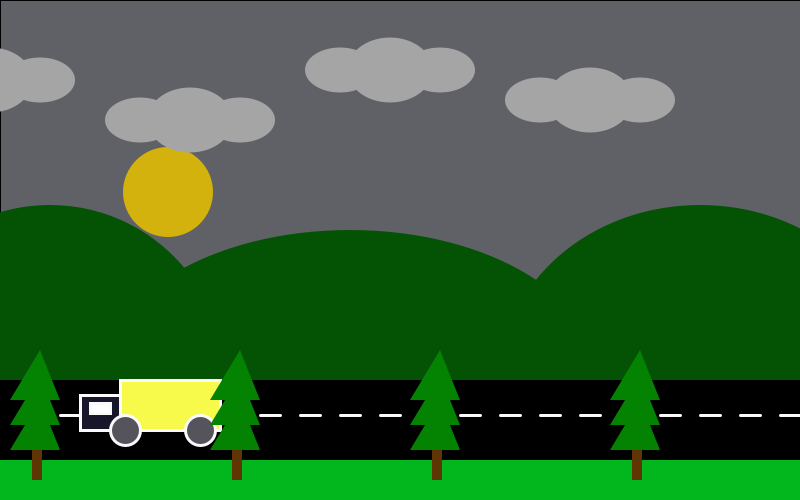
Frame 1 (no input)
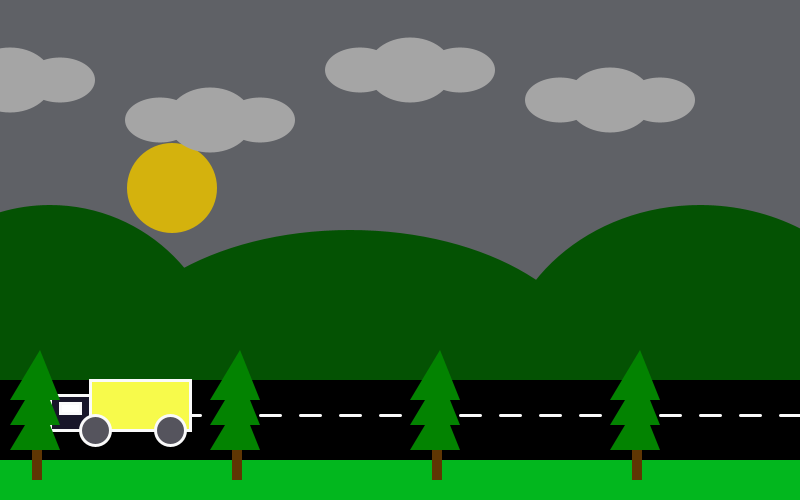
Frame 60 (the mouse pressed at the canvas centre just before this capture)
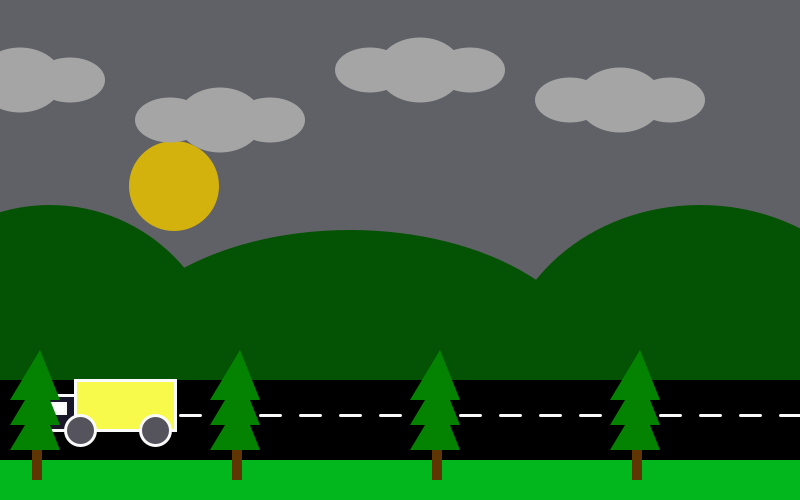
Frame 120 (the mouse held since frame 60 and released just before this capture)

The Processing sketch that drew these frames (run headless with seeded random() and noise(); from frame 60 on, the mouse is pressed at the canvas centre):

// Processing sketch: animasi_4mobil
// ── animasi_4mobil.pde
 void setup()
{
size(800,500);  //ukuran jendela
background(#878c9c); // warna latar belakang 
}
void draw ()

{
  int d; //variabel lokal d sebagai tipe data integer.
  d=second(); //d itu detik, nilai variabel d dengan detik saat ini.

//bantuan
fill(#5f6166); //warna pengisi pada bentuk yang akan digambar menjadi abu-abu
rect(0,0,800,500); //Menggambar persegi panjang sebagai latar belakang dengan posisi (0, 0) dan ukuran 800x500 piksel.

//matahari
noStroke();//tanpa list
fill(#d4b20d);//warna kuning
ellipse(80+2*d,280-2*d,90,90);//elips (matahari) dengan posisi yang bergerak seiring dengan waktu.

//awan1
noStroke();
fill(#A5A5A5); // warna pengisi pada bentuk yang akan digambar menjadi abu-abu (#A5A5A5).
ellipse(100+10*d,100,70,45); //elips (awan) dengan posisi yang bergerak seiring dengan waktu.
ellipse(150+10*d,100,85,65); //elips (awan) dengan posisi yang bergerak seiring dengan waktu.
ellipse(200+10*d,100,70,45); //elips (awan) dengan posisi yang bergerak seiring dengan waktu.
//awan2
fill(#A5A5A5); //// warna pengisi pada bentuk yang akan digambar menjadi abu-abu (#A5A5A5).
ellipse(-500+10*d,80,70,45); //elips (awan) dengan posisi yang bergerak seiring dengan waktu.
ellipse(-450+10*d,80,85,65); //elips (awan) dengan posisi yang bergerak seiring dengan waktu.
ellipse(-400+10*d,80,70,45); //elips (awan) dengan posisi yang bergerak seiring dengan waktu.
//awan3
fill(#A5A5A5); //// warna pengisi pada bentuk yang akan digambar menjadi abu-abu (#A5A5A5).
ellipse(-300+10*d,120,70,45); //elips (awan) dengan posisi yang bergerak seiring dengan waktu.
ellipse(-250+10*d,120,85,65); //elips (awan) dengan posisi yang bergerak seiring dengan waktu.
ellipse(-200+10*d,120,70,45); //elips (awan) dengan posisi yang bergerak seiring dengan waktu.
//awan4
fill(#A5A5A5); //// warna pengisi pada bentuk yang akan digambar menjadi abu-abu (#A5A5A5).
ellipse(-100+10*d,70,70,45); //elips (awan) dengan posisi yang bergerak seiring dengan waktu.
ellipse(-50+10*d,70,85,65); //elips (awan) dengan posisi yang bergerak seiring dengan waktu.
ellipse(0+10*d,70,70,45); //elips (awan) dengan posisi yang bergerak seiring dengan waktu.


//gunung
strokeWeight(2); //ketebalan garis tepi dari bentuk yang akan digambar menjadi 2 piksel.
fill(#045203); //warna pengisi pada bentuk yang akan digambar menjadi hijau tua (#045203).
arc(350,380,500,300,(180*PI)/180,(360*PI)/180); //Menggambar setengah lingkaran sebagai gunung.
fill(#045203); //warna pengisi pada bentuk yang akan digambar menjadi hijau tua (#045203).
arc(50,380,350,350,(180*PI)/180,(360*PI)/180); //Menggambar setengah lingkaran sebagai gunung.
fill(#045203); //warna pengisi pada bentuk yang akan digambar menjadi hijau tua (#045203).
arc(700,380,400,350,(180*PI)/180,(360*PI)/180); //Menggambar setengah lingkaran sebagai gunung.

//tanahhijau
  noStroke();
  fill(#02B71E); //warna pengisi pada bentuk yang akan digambar menjadi hijau (#02B71E).
rect(0,440,800,80); //persegi panjang sebagai tanah hijau.


//aspal
  noStroke(); //Menghilangkan garis tepi dari bentuk yang akan digambar.
  fill(00); // warna pengisi pada bentuk yang akan digambar menjadi hitam (0).
rect(0,380,800,80); //persegi panjang sebagai aspal.
strokeWeight(3); // Mengatur ketebalan garis tepi dari bentuk yang akan digambar menjadi 3 piksel.
stroke(250); //warna garis tepi dari bentuk yang akan digambar menjadi putih (250).
line(20,415,40,415); //garis horizontal sebagai tanda jalan pada aspal.
line(60,415,80,415); //garis horizontal sebagai tanda jalan pada aspal.
line(100,415,120,415); //garis horizontal sebagai tanda jalan pada aspal.
line(140,415,160,415); //garis horizontal sebagai tanda jalan pada aspal.
line(180,415,200,415); //garis horizontal sebagai tanda jalan pada aspal.
line(220,415,240,415); //garis horizontal sebagai tanda jalan pada aspal.
line(260,415,280,415); //garis horizontal sebagai tanda jalan pada aspal.
line(300,415,320,415); //garis horizontal sebagai tanda jalan pada aspal.
line(340,415,360,415); //garis horizontal sebagai tanda jalan pada aspal.
line(380,415,400,415); //garis horizontal sebagai tanda jalan pada aspal.
line(420,415,440,415); //garis horizontal sebagai tanda jalan pada aspal.
line(460,415,480,415); //garis horizontal sebagai tanda jalan pada aspal.
line(500,415,520,415); //garis horizontal sebagai tanda jalan pada aspal.
line(540,415,560,415); //garis horizontal sebagai tanda jalan pada aspal.
line(580,415,600,415); //garis horizontal sebagai tanda jalan pada aspal.
line(620,415,640,415); //garis horizontal sebagai tanda jalan pada aspal.
line(660,415,680,415); //garis horizontal sebagai tanda jalan pada aspal.
line(700,415,720,415); //garis horizontal sebagai tanda jalan pada aspal.
line(740,415,760,415); //garis horizontal sebagai tanda jalan pada aspal.
line(780,415,800,415); //garis horizontal sebagai tanda jalan pada aspal.

//mobil1
fill(#960323);//warna box truk merah tua (#960323)
rect(20+20*d,340,100,50); //persegi panjang sebagai mobil yang bergerak seiring dengan waktu.
fill(#181629);
rect(120+20*d,355,40,35);
fill(255); // warna pengisi pada bentuk yang akan digambar menjadi putih (255).
rect(130+20*d,363,20,10); //Menggambar persegi panjang sebagai jendela mobil dan diberi fungsi gerak 20px tiap detik
//roda mobil
fill(#55545D);
ellipse(45+20*d,390,30,30);//Menggambar lingkaran sebagai roda depan mobil dan diberi fungsi gerak 20px tiap detik
ellipse(120+20*d,390,30,30);//Menggambar lingkaran sebagai roda belakang mobil dan diberi fungsi gerak 20px tiap detik

//mobil3
fill(#120B83); //warna box truk biru
rect(420+20*d,340,100,50);//persegi panjang sebagai mobil yang bergerak seiring dengan waktu.
fill(#181629);
rect(520+20*d,355,40,35);
fill(255);
rect(530+20*d,363,20,10);
//roda mobil
fill(#55545D);
ellipse(445+20*d,390,30,30);//Menggambar lingkaran sebagai roda depan mobil dan diberi fungsi gerak 20px tiap detik
ellipse(520+20*d,390,30,30);//Menggambar lingkaran sebagai roda belakang mobil dan diberi fungsi gerak 20px tiap detik

//mobil2
fill(#f7fa4b); //warna box truk kuning
rect(780-15*d,380,100,50);//persegi panjang sebagai mobil yang bergerak seiring dengan waktu.
fill(#181629);
rect(740-15*d,395,40,35);
fill(255);
rect(750-15*d,403,20,10);
//roda mobil
fill(#55545D);
ellipse(785-15*d,430,30,30);//Menggambar lingkaran sebagai roda depan mobil dan diberi fungsi gerak 20px tiap detik
ellipse(860-15*d,430,30,30);//Menggambar lingkaran sebagai roda belakang mobil dan diberi fungsi gerak 20px tiap detik

//mobil4
fill(#a557e6);//warna box truk ungu
rect(440-15*d,380,100,50);
fill(#181629);
rect(400-15*d,395,40,35);
fill(255);
rect(410-15*d,403,20,10);
//roda mobil
fill(#55545D);
ellipse(445-15*d,430,30,30);//Menggambar lingkaran sebagai roda depan mobil dan diberi fungsi gerak 20px tiap detik
ellipse(520-15*d,430,30,30);//Menggambar lingkaran sebagai roda belakang mobil dan diberi fungsi gerak 20px tiap detik

  //pohon1
  noStroke();
  fill(#5F3603); //warna batang pohon
  rect(32,400,10,80); //ukuran batang pohon
  fill(#038301); //warna daun pohon
  triangle(40,350,60,400,10,400); //bentuk daun pohon cemara
  triangle(40,375,60,425,10,425); //bentuk daun pohon cemara
  triangle(40,400,60,450,10,450); //bentuk daun pohon cemara
  //pohon2
  fill(#5F3603);
  rect(232,400,10,80);
  fill(#038301);
  triangle(240,350,260,400,210,400);
  triangle(240,375,260,425,210,425);
  triangle(240,400,260,450,210,450);
  //pohon3
  fill(#5F3603);
  rect(432,400,10,80);
  fill(#038301);
  triangle(440,350,460,400,410,400);
  triangle(440,375,460,425,410,425);
  triangle(440,400,460,450,410,450);
  //pohon4
  fill(#5F3603);
  rect(632,400,10,80);
  fill(#038301);
  triangle(640,350,660,400,610,400);
  triangle(640,375,660,425,610,425);
  triangle(640,400,660,450,610,450);

}
